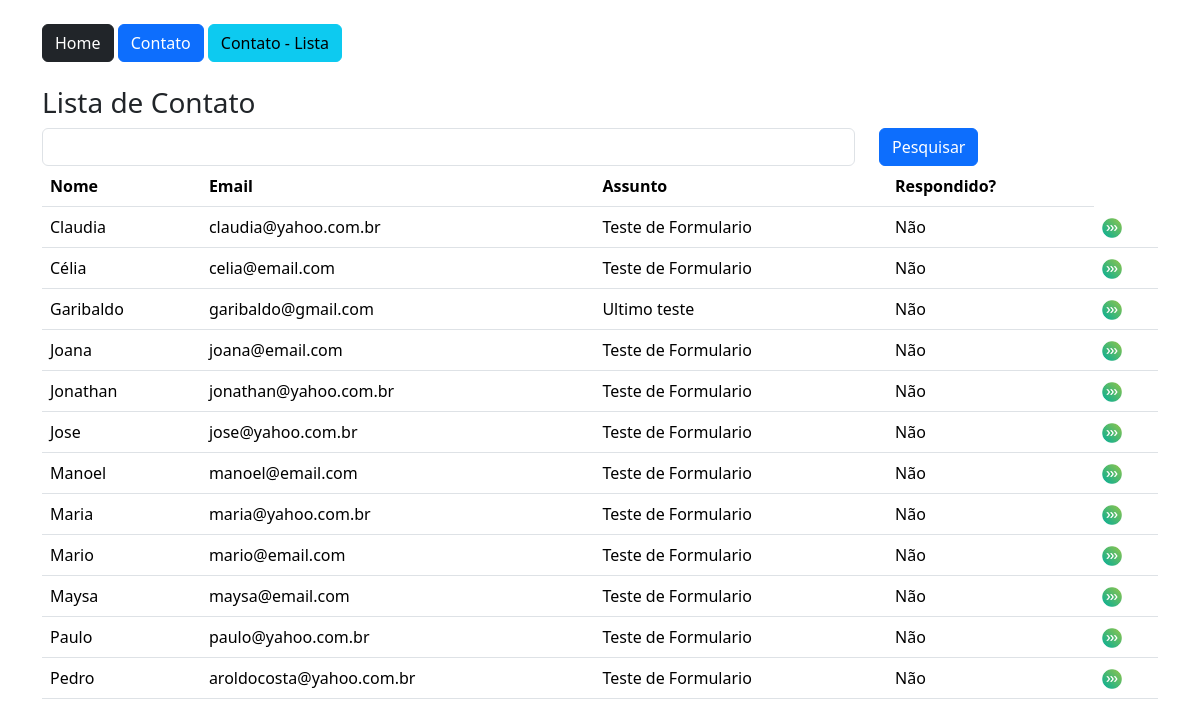
Screenshot of /contato/lista with the database file from the repository.
### app/models.py (models this page shows)
class Contato(db.Model):
    id = db.Column(db.Integer, primary_key=True)
    data_envio = db.Column(db.DateTime, default=datetime.now())
    nome = db.Column(db.String, nullable=True)
    email = db.Column(db.String, nullable=True)
    assunto = db.Column(db.String, nullable=True)
    mensagem = db.Column(db.String, nullable=True)
    respondido = db.Column(db.Integer, default=0)

### app/views.py (the view)
@app.route('/contato/lista')
def contatoLista():
    if request.method == 'GET':
        pesquisa = request.args.get('pesquisa', '')
    dados = Contato.query.order_by('nome')
    if pesquisa != '':
        dados = dados.filter_by(nome=pesquisa)
    context = {'dados': dados.all()}
    return render_template('contato_lista.html', context=context)

### app/templates/contato_lista.html (shortened to what this page needs)
{% extends 'base.html' %}
{% block content %}
    <div class="container">
        {% include 'nav.html' %}
        <div class="row mt-4">
            <h3>Lista de Contato</h3>
            <form action="" method="get" class="row">
                <div class="col-9">
                    <input type="text" name="pesquisa" class="form-control">
                </div>
                <div class="col-3">
                    <button type="submit" class="btn btn-primary">Pesquisar</button>
                </div>
            </form>
            <div class="div-12">
                <table class="table">
                    <thead>
                        <th>Nome</th>
                        <th>Email</th>
                        <th>Assunto</th>
                        <th>Respondido?</th>
                    </thead>
                    <tbody>
                        {% for linha in context['dados'] %}
                        <tr>
                            <td>{{linha.nome}}</td>
                            <td>{{linha.email}}</td>
                            <td>{{linha.assunto}}</td>
                            <td>{{ 'Sim' if linha.respondido == 1 else 'Não'}} </td>
                            <td><a href="{{url_for('contatoDetail', id=linha.id)}}">
                                <img src="{{url_for('static', filename='img/btn.png')}}" style="width: 20px">
                            </a></td>
                        </tr>
                        {% endfor %}
                    </tbody>
                </table>
            </div>
        </div>
    </div>
{% endblock %}

### app/templates/base.html (shortened to what this page needs)
<!DOCTYPE html>
<html lang="pt-br">
<head>
    <link href="https://cdn.jsdelivr.net/npm/bootstrap@5.3.6/dist/css/bootstrap.min.css" rel="stylesheet"
>
</head>
<body>
    {% block content %} {% endblock %}
</body>
</html>

### app/templates/nav.html
<a class="btn btn-dark mt-4" href="/">Home</a>
<a class="btn btn-primary mt-4" href="{{url_for('contato')}}">Contato</a>
<a class="btn btn-info mt-4" href="{{url_for('contatoLista')}}">Contato - Lista</a>

### rows the page displays
Contato: nome "Claudia", email "claudia@yahoo.com.br", assunto "Teste de Formulario", respondido "Não"
Contato: nome "Célia", email "celia@email.com", assunto "Teste de Formulario", respondido "Não"
Contato: nome "Garibaldo", email "garibaldo@gmail.com", assunto "Ultimo teste", respondido "Não"
Contato: nome "Joana", email "joana@email.com", assunto "Teste de Formulario", respondido "Não"
Contato: nome "Jonathan", email "jonathan@yahoo.com.br", assunto "Teste de Formulario", respondido "Não"
Contato: nome "Jose", email "jose@yahoo.com.br", assunto "Teste de Formulario", respondido "Não"
Contato: nome "Manoel", email "manoel@email.com", assunto "Teste de Formulario", respondido "Não"
Contato: nome "Maria", email "maria@yahoo.com.br", assunto "Teste de Formulario", respondido "Não"
Contato: nome "Mario", email "mario@email.com", assunto "Teste de Formulario", respondido "Não"
Contato: nome "Maysa", email "maysa@email.com", assunto "Teste de Formulario", respondido "Não"
Contato: nome "Paulo", email "paulo@yahoo.com.br", assunto "Teste de Formulario", respondido "Não"
Contato: nome "Pedro", email "aroldocosta@yahoo.com.br", assunto "Teste de Formulario", respondido "Não"
